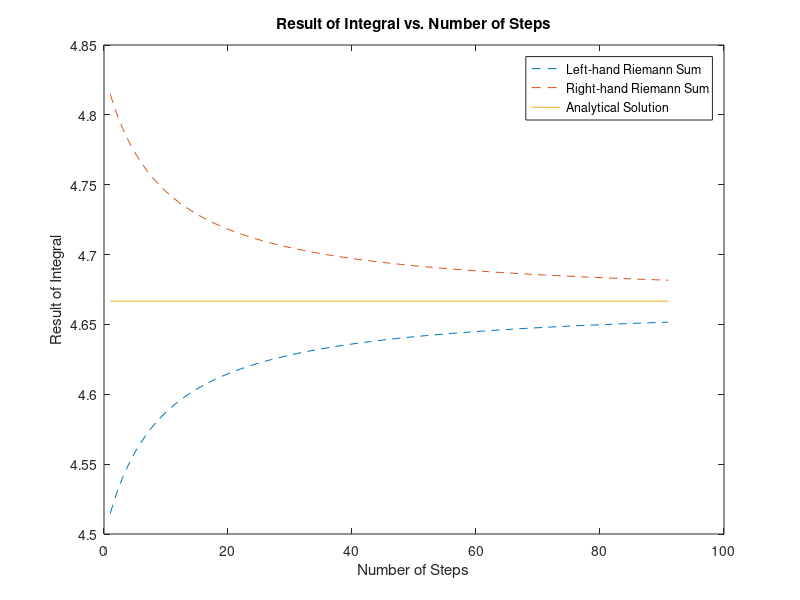

Source code (MATLAB):
a = 0;
b = 3;

analytical_solution = 14 / 3;

Ln = NaN(1, 91);
Rn = NaN(1, 91);

for n = 10:100
    dx = (b - a) / n;
    Ln(n - 9) = sum(sqrt((a + (linspace(1, n, n) - 1) * dx) + 1) * dx);
    Rn(n - 9) = sum(sqrt((a + linspace(1, n, n) * dx) + 1) * dx);
end

figure;
plot(1:91, Ln, "--", "DisplayName", "Left-hand Riemann Sum");
hold on
plot(1:91, Rn, "--", "DisplayName", "Right-hand Riemann Sum");
plot(1:91, analytical_solution * ones(1, 91), "-", "DisplayName", "Analytical Solution");
legend show
xlabel("Number of Steps")
ylabel("Result of Integral")
title("Result of Integral vs. Number of Steps")